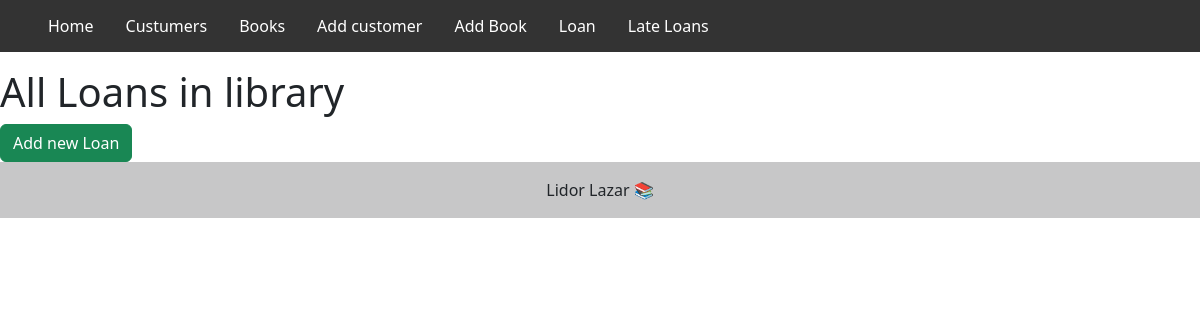
The page /AllLoans/ on the database as committed earlier.
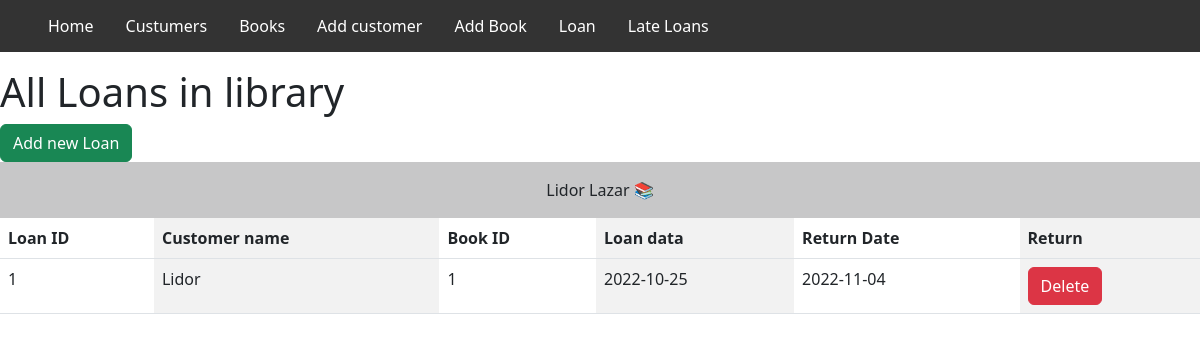
The same page on the database as committed later.
### backend-site.py (models this page shows, shortened)
class Loans(db.Model):
    LoansID = db.Column('LoansID', db.Integer, primary_key=True)
    CusomerID = db.Column('CusomerID', db.Integer, db.ForeignKey('customers.CusomerID'), nullable=False)
    BookId = db.Column('BookId', db.Integer, db.ForeignKey('books.BookId'))
    LoanDate = db.Column('LoanDate', db.Date)
    ReturnDate = db.Column('ReturnDate', db.Date)

class Customers(db.Model):
    CusomerID = db.Column('CusomerID',db.Integer, primary_key=True)
    Name = db.Column('Name', db.String(50))
    City = db.Column('City', db.String(50))
    Age = db.Column('Age', db.Integer)
    CustomersToLoans = db.relationship('Loans', backref='customers')

### backend-site.py (the view)
@app.route("/AllLoans/",methods=['GET'])
def AllLoanBook():
    return render_template('ShowAllLoan.html', AllLoanBook=Loans.query.all())

### Templates/ShowAllLoan.html (shortened to what this page needs)
{% extends "layout.html" %} {% block title %}Lazar libaray{% endblock %}  {% block content %}
  <table class="table table-striped-columns">
  <h1>All Loans in library</h1>
  <a class="btn btn-success" href="/AddLoan">Add new Loan</a>
    {%- for Loan in AllLoanBook %}
      <thead>
        <tr>
          <th scope="col">Loan ID</th>
          <th scope="col">Customer name</th>
          <th scope="col">Book ID</th>
          <th scope="col">Loan data</th>
          <th scope="col" >Return Date</th>
          <th scope="col" >Return</th>
        </tr>
      </thead>
      <tbody>
        <tr>
          <td>{{Loan.LoansID}}</td>
          <td>{{Loan.customers.Name}}</td>
          <td>{{Loan.BookId}}</td>
          <td>{{Loan.LoanDate}}</td>
          <td>{{Loan.ReturnDate}}</td>
          <td><a class="btn btn-danger" href="/ReturnBook/{{Loan.LoansID}}">Delete</a></td>
        </tr>
      {% endfor %}
  {% endblock %}

Rows that differ between the two databases and show on the page:
added Loans: LoansID "1", customers.Name "Lidor", BookId "1", LoanDate "2022-10-25", ReturnDate "2022-11-04"
